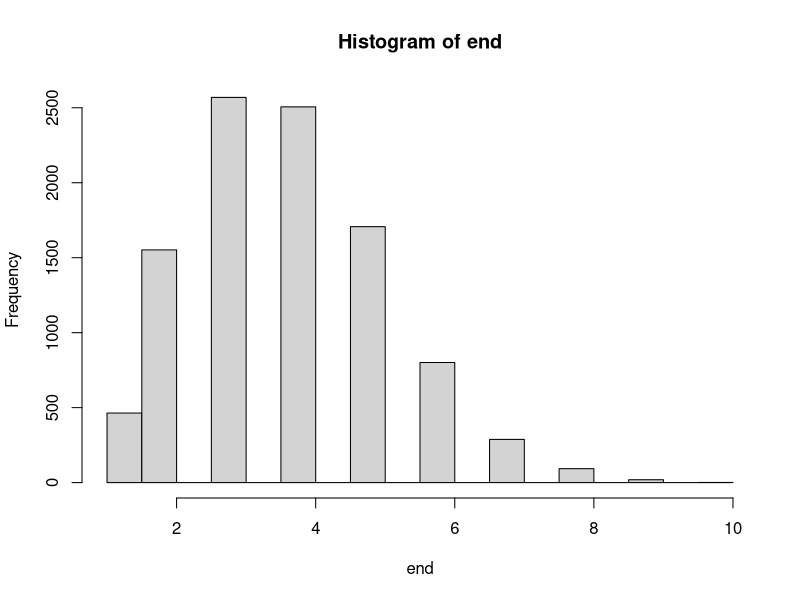
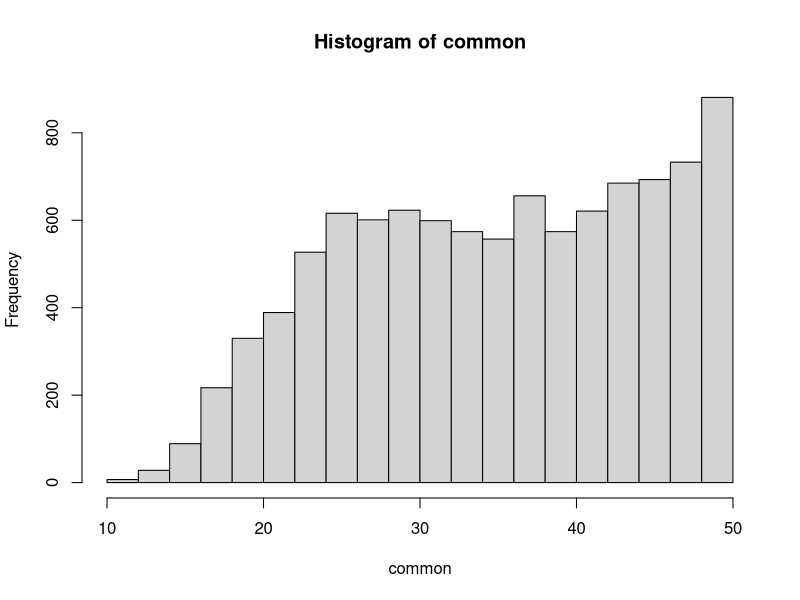
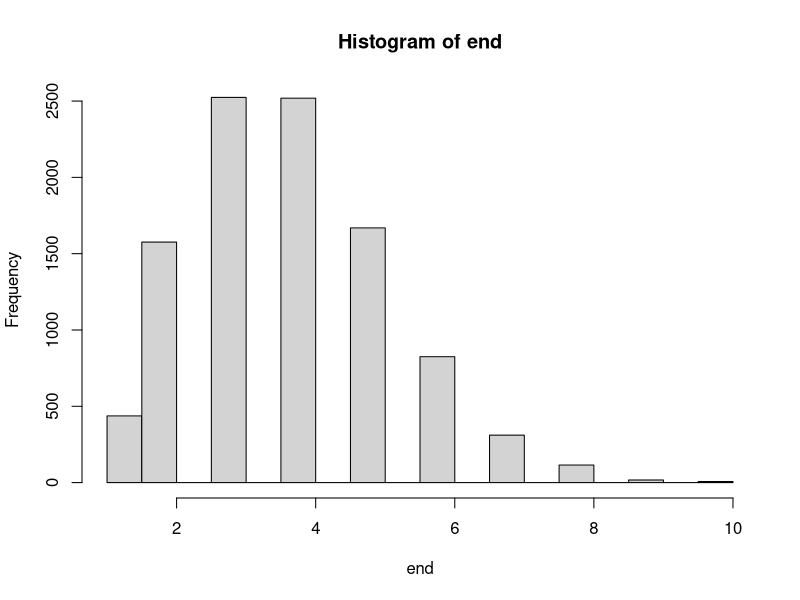
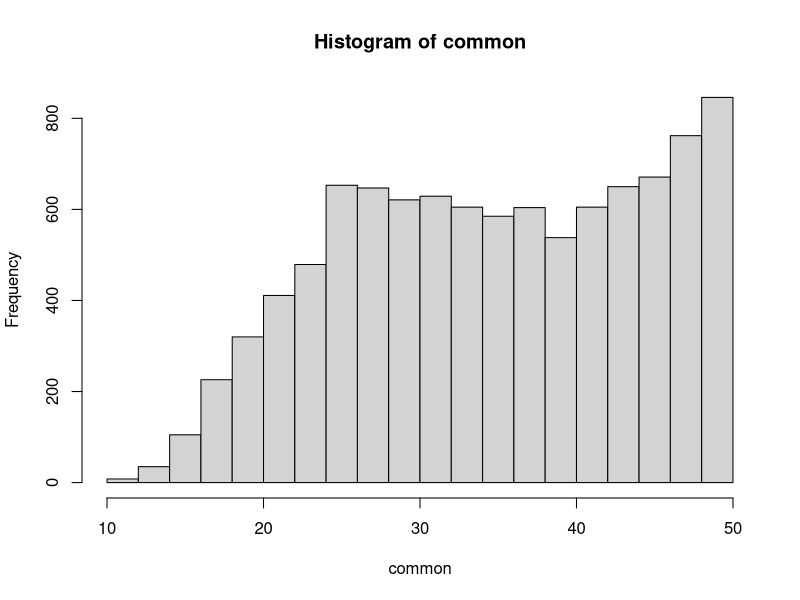

R code for these plots, in order:
## ---- chunk 1
set.seed(1992)

n <- 50 # the final ball amount without black ball

Urn_v2 <- function(finalball, starting_ball){
  
  ball <- starting_ball # define the starting cituation
  
  while(length(ball) < finalball){
    
    pick <- sample(ball, 1) # pick one ball from the urn
    
    if (pick == "0"){ # 0 is black
      
      ball <- ball[-which(ball == pick)] # pick the black ball
      
      pick2 <- sample(1:length(ball), 1) # pick a ball from the remaining balls
      
      ball[pick2] <- as.character(length(ball) + 1) # change the ball's color (since each iteration the length of ball will increase or remain the same, we'll never repeat the ball's color)
      
      ball <- c(ball, pick) # put back the black ball
      
    }else{
      
      ball <- c(ball, pick) # else just add a ball with the picked color
      
    }
    
  }
  
  return(ball)
  
}

end <- numeric() # store the number of (non-black) colors at the end
common <- numeric() # store the number of balls of the commonest color at the end
repeattimes <- 10000
for (i in 1:repeattimes) {
  result <- Urn_v2(n+1, c("1","0"))
  end[i] <- length(table(result)) - 1
  common[i] <- max(table(result))
}

hist(end)
hist(common)
## ---- chunk 2
for (i in 1:repeattimes) {
  result <- Urn_v2(n+1, c("1","1","0"))
  end[i] <- length(table(result)) - 1
  common[i] <- max(table(result))
}

hist(end)
hist(common)
